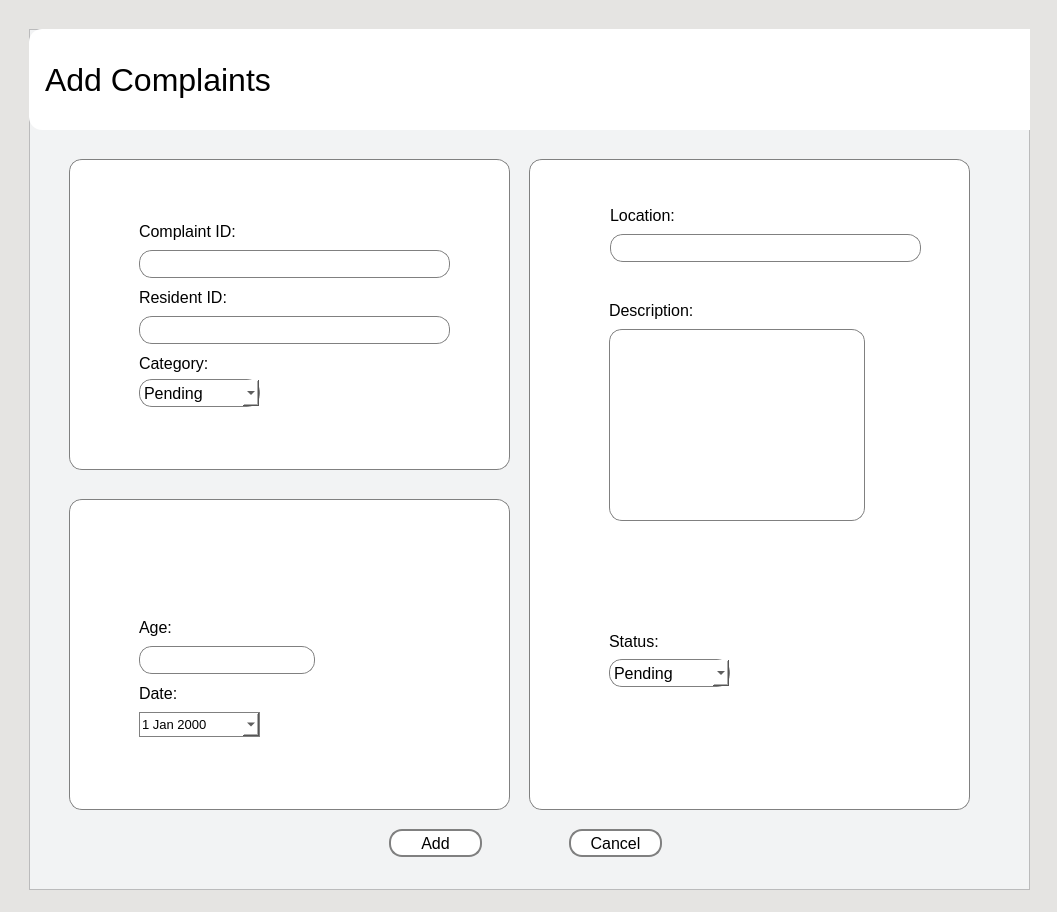
<?xml version="1.0" encoding="UTF-8"?>
<ui version="4.0">
 <class>addComplaintDialog</class>
 <widget class="QDialog" name="addComplaintDialog">
  <property name="geometry">
   <rect>
    <x>0</x>
    <y>0</y>
    <width>1057</width>
    <height>912</height>
   </rect>
  </property>
  <property name="windowTitle">
   <string>Add New Complaint</string>
  </property>
  <property name="styleSheet">
   <string notr="true">background-color: rgb(229,228,226);</string>
  </property>
  <widget class="QFrame" name="frame">
   <property name="geometry">
    <rect>
     <x>29</x>
     <y>29</y>
     <width>1001</width>
     <height>861</height>
    </rect>
   </property>
   <property name="styleSheet">
    <string notr="true">background-color: rgb(242,243,244);</string>
   </property>
   <property name="frameShape">
    <enum>QFrame::StyledPanel</enum>
   </property>
   <property name="frameShadow">
    <enum>QFrame::Raised</enum>
   </property>
   <widget class="QPushButton" name="cancelcomp_button">
    <property name="geometry">
     <rect>
      <x>540</x>
      <y>800</y>
      <width>93</width>
      <height>28</height>
     </rect>
    </property>
    <property name="font">
     <font>
      <pointsize>12</pointsize>
     </font>
    </property>
    <property name="styleSheet">
     <string notr="true">background-color: white;
border: 2px solid grey;
border-radius: 13px;</string>
    </property>
    <property name="text">
     <string>Cancel</string>
    </property>
   </widget>
   <widget class="QPushButton" name="savecomp_button">
    <property name="geometry">
     <rect>
      <x>360</x>
      <y>800</y>
      <width>93</width>
      <height>28</height>
     </rect>
    </property>
    <property name="font">
     <font>
      <pointsize>12</pointsize>
     </font>
    </property>
    <property name="styleSheet">
     <string notr="true">background-color: white;
border: 2px solid grey;
border-radius: 13px;</string>
    </property>
    <property name="text">
     <string>Add</string>
    </property>
   </widget>
   <widget class="QLabel" name="label_8">
    <property name="geometry">
     <rect>
      <x>0</x>
      <y>0</y>
      <width>1401</width>
      <height>101</height>
     </rect>
    </property>
    <property name="font">
     <font>
      <pointsize>24</pointsize>
      <weight>50</weight>
      <bold>false</bold>
     </font>
    </property>
    <property name="styleSheet">
     <string notr="true">background-color: white;
border-radius: 13px;</string>
    </property>
    <property name="text">
     <string>  Add Complaints</string>
    </property>
   </widget>
   <widget class="QFrame" name="frame_2">
    <property name="geometry">
     <rect>
      <x>40</x>
      <y>130</y>
      <width>441</width>
      <height>311</height>
     </rect>
    </property>
    <property name="styleSheet">
     <string notr="true">background-color: white;
border: 1px solid grey;
border-radius: 13px;</string>
    </property>
    <property name="frameShape">
     <enum>QFrame::StyledPanel</enum>
    </property>
    <property name="frameShadow">
     <enum>QFrame::Raised</enum>
    </property>
    <widget class="QLabel" name="label_resident_id">
     <property name="geometry">
      <rect>
       <x>70</x>
       <y>60</y>
       <width>211</width>
       <height>24</height>
      </rect>
     </property>
     <property name="font">
      <font>
       <pointsize>12</pointsize>
      </font>
     </property>
     <property name="styleSheet">
      <string notr="true">border: 0px</string>
     </property>
     <property name="text">
      <string>Complaint ID:</string>
     </property>
    </widget>
    <widget class="QLineEdit" name="residentID_input">
     <property name="geometry">
      <rect>
       <x>70</x>
       <y>157</y>
       <width>311</width>
       <height>28</height>
      </rect>
     </property>
     <property name="font">
      <font>
       <pointsize>12</pointsize>
      </font>
     </property>
     <property name="styleSheet">
      <string notr="true">background-color: white;
border: 1px solid grey;
border-radius: 13px;</string>
     </property>
    </widget>
    <widget class="QLabel" name="label_first_name">
     <property name="geometry">
      <rect>
       <x>70</x>
       <y>126</y>
       <width>201</width>
       <height>24</height>
      </rect>
     </property>
     <property name="font">
      <font>
       <pointsize>12</pointsize>
      </font>
     </property>
     <property name="styleSheet">
      <string notr="true">border: 0px</string>
     </property>
     <property name="text">
      <string>Resident ID:</string>
     </property>
    </widget>
    <widget class="QLineEdit" name="complaintID_input">
     <property name="geometry">
      <rect>
       <x>70</x>
       <y>91</y>
       <width>311</width>
       <height>28</height>
      </rect>
     </property>
     <property name="font">
      <font>
       <pointsize>12</pointsize>
      </font>
     </property>
     <property name="styleSheet">
      <string notr="true">background-color: white;
border: 1px solid grey;
border-radius: 13px;</string>
     </property>
    </widget>
    <widget class="QLabel" name="label_last_name">
     <property name="geometry">
      <rect>
       <x>70</x>
       <y>192</y>
       <width>121</width>
       <height>24</height>
      </rect>
     </property>
     <property name="font">
      <font>
       <pointsize>12</pointsize>
      </font>
     </property>
     <property name="styleSheet">
      <string notr="true">border: 0px</string>
     </property>
     <property name="text">
      <string>Category:</string>
     </property>
    </widget>
    <widget class="QComboBox" name="category_combo">
     <property name="geometry">
      <rect>
       <x>70</x>
       <y>220</y>
       <width>121</width>
       <height>28</height>
      </rect>
     </property>
     <property name="font">
      <font>
       <pointsize>12</pointsize>
      </font>
     </property>
     <property name="styleSheet">
      <string notr="true">background-color: white;
border: 1px solid grey;
border-radius: 13px;</string>
     </property>
     <item>
      <property name="text">
       <string>Pending</string>
      </property>
     </item>
     <item>
      <property name="text">
       <string>Completed</string>
      </property>
     </item>
    </widget>
   </widget>
   <widget class="QFrame" name="frame_3">
    <property name="geometry">
     <rect>
      <x>40</x>
      <y>470</y>
      <width>441</width>
      <height>311</height>
     </rect>
    </property>
    <property name="styleSheet">
     <string notr="true">background-color: white;
border: 1px solid grey;
border-radius: 13px;</string>
    </property>
    <property name="frameShape">
     <enum>QFrame::StyledPanel</enum>
    </property>
    <property name="frameShadow">
     <enum>QFrame::Raised</enum>
    </property>
    <widget class="QLabel" name="label_contact_3">
     <property name="geometry">
      <rect>
       <x>70</x>
       <y>116</y>
       <width>91</width>
       <height>24</height>
      </rect>
     </property>
     <property name="font">
      <font>
       <pointsize>12</pointsize>
      </font>
     </property>
     <property name="styleSheet">
      <string notr="true">border: 0px</string>
     </property>
     <property name="text">
      <string>Age:</string>
     </property>
    </widget>
    <widget class="QDateEdit" name="date_box">
     <property name="geometry">
      <rect>
       <x>70</x>
       <y>213</y>
       <width>121</width>
       <height>25</height>
      </rect>
     </property>
     <property name="font">
      <font>
       <pointsize>10</pointsize>
      </font>
     </property>
     <property name="styleSheet">
      <string notr="true">background-color: white;
border: 1px solid grey;
border-radius: 13px;</string>
     </property>
     <property name="calendarPopup">
      <bool>true</bool>
     </property>
    </widget>
    <widget class="QLabel" name="label_dob">
     <property name="geometry">
      <rect>
       <x>70</x>
       <y>182</y>
       <width>141</width>
       <height>24</height>
      </rect>
     </property>
     <property name="font">
      <font>
       <pointsize>12</pointsize>
      </font>
     </property>
     <property name="styleSheet">
      <string notr="true">border: 0px</string>
     </property>
     <property name="text">
      <string>Date:</string>
     </property>
    </widget>
    <widget class="QLineEdit" name="age_input">
     <property name="geometry">
      <rect>
       <x>70</x>
       <y>147</y>
       <width>176</width>
       <height>28</height>
      </rect>
     </property>
     <property name="font">
      <font>
       <pointsize>12</pointsize>
      </font>
     </property>
     <property name="styleSheet">
      <string notr="true">background-color: white;
border: 1px solid grey;
border-radius: 13px;</string>
     </property>
    </widget>
   </widget>
   <widget class="QFrame" name="frame_4">
    <property name="geometry">
     <rect>
      <x>500</x>
      <y>130</y>
      <width>441</width>
      <height>651</height>
     </rect>
    </property>
    <property name="styleSheet">
     <string notr="true">background-color: white;
border: 1px solid grey;
border-radius: 13px;</string>
    </property>
    <property name="frameShape">
     <enum>QFrame::StyledPanel</enum>
    </property>
    <property name="frameShadow">
     <enum>QFrame::Raised</enum>
    </property>
    <widget class="QLabel" name="label_contact">
     <property name="geometry">
      <rect>
       <x>81</x>
       <y>44</y>
       <width>231</width>
       <height>24</height>
      </rect>
     </property>
     <property name="font">
      <font>
       <pointsize>12</pointsize>
      </font>
     </property>
     <property name="styleSheet">
      <string notr="true">border: 0px</string>
     </property>
     <property name="text">
      <string>Location:</string>
     </property>
    </widget>
    <widget class="QTextEdit" name="description_input">
     <property name="geometry">
      <rect>
       <x>80</x>
       <y>170</y>
       <width>256</width>
       <height>192</height>
      </rect>
     </property>
     <property name="font">
      <font>
       <pointsize>12</pointsize>
      </font>
     </property>
     <property name="styleSheet">
      <string notr="true">background-color: white;
border: 1px solid grey;
border-radius: 13px;</string>
     </property>
    </widget>
    <widget class="QLineEdit" name="location_input">
     <property name="geometry">
      <rect>
       <x>81</x>
       <y>75</y>
       <width>311</width>
       <height>28</height>
      </rect>
     </property>
     <property name="font">
      <font>
       <pointsize>12</pointsize>
      </font>
     </property>
     <property name="styleSheet">
      <string notr="true">background-color: white;
border: 1px solid grey;
border-radius: 13px;</string>
     </property>
    </widget>
    <widget class="QLabel" name="label_address">
     <property name="geometry">
      <rect>
       <x>80</x>
       <y>139</y>
       <width>231</width>
       <height>24</height>
      </rect>
     </property>
     <property name="font">
      <font>
       <pointsize>12</pointsize>
      </font>
     </property>
     <property name="styleSheet">
      <string notr="true">border: 0px</string>
     </property>
     <property name="text">
      <string>Description:</string>
     </property>
    </widget>
    <widget class="QLabel" name="label_sex">
     <property name="geometry">
      <rect>
       <x>80</x>
       <y>470</y>
       <width>91</width>
       <height>24</height>
      </rect>
     </property>
     <property name="font">
      <font>
       <pointsize>12</pointsize>
      </font>
     </property>
     <property name="styleSheet">
      <string notr="true">border: 0px</string>
     </property>
     <property name="text">
      <string>Status:</string>
     </property>
    </widget>
    <widget class="QComboBox" name="satus_box">
     <property name="geometry">
      <rect>
       <x>80</x>
       <y>500</y>
       <width>121</width>
       <height>28</height>
      </rect>
     </property>
     <property name="font">
      <font>
       <pointsize>12</pointsize>
      </font>
     </property>
     <property name="styleSheet">
      <string notr="true">background-color: white;
border: 1px solid grey;
border-radius: 13px;</string>
     </property>
     <item>
      <property name="text">
       <string>Pending</string>
      </property>
     </item>
     <item>
      <property name="text">
       <string>Completed</string>
      </property>
     </item>
    </widget>
   </widget>
  </widget>
 </widget>
 <resources/>
 <connections/>
</ui>
